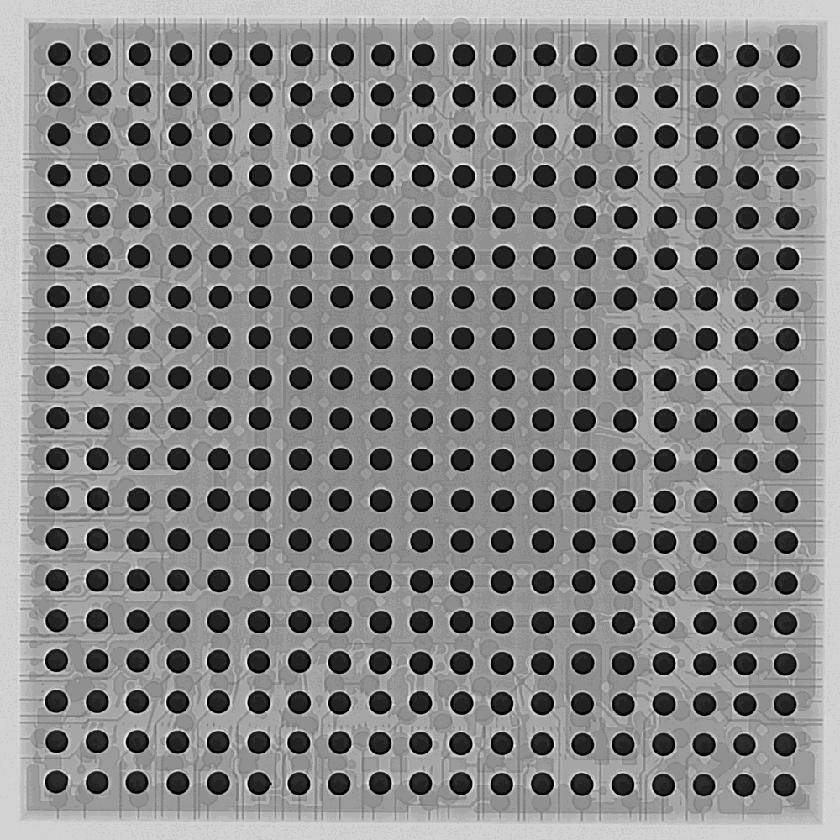
#> input picture Code Notebook/BGA01.tif, 840 x 840 px, shrunk from 1000 x 1000 before the run
$ jupyter execute BGA.ipynb   (older library calls are emulated)
#> lines starting #> are read from the running program, lines starting #| are printed output that depends on the picture; after the words box and inside, x2 and y2 are one past the last pixel; in counts of white or black regions, pixels touching at a corner belong together
[cell 1]
import cv2
import numpy as np
from matplotlib import pyplot as plt
img = cv2.imread("BGA01.tif")
#> img is the input picture: shape (840, 840, 3); min 0, max 23, mean 12
img0 = (img)*10
gray = cv2.cvtColor(img0, cv2.COLOR_BGR2GRAY)
img0 = cv2.GaussianBlur(img0,(5,5),5)
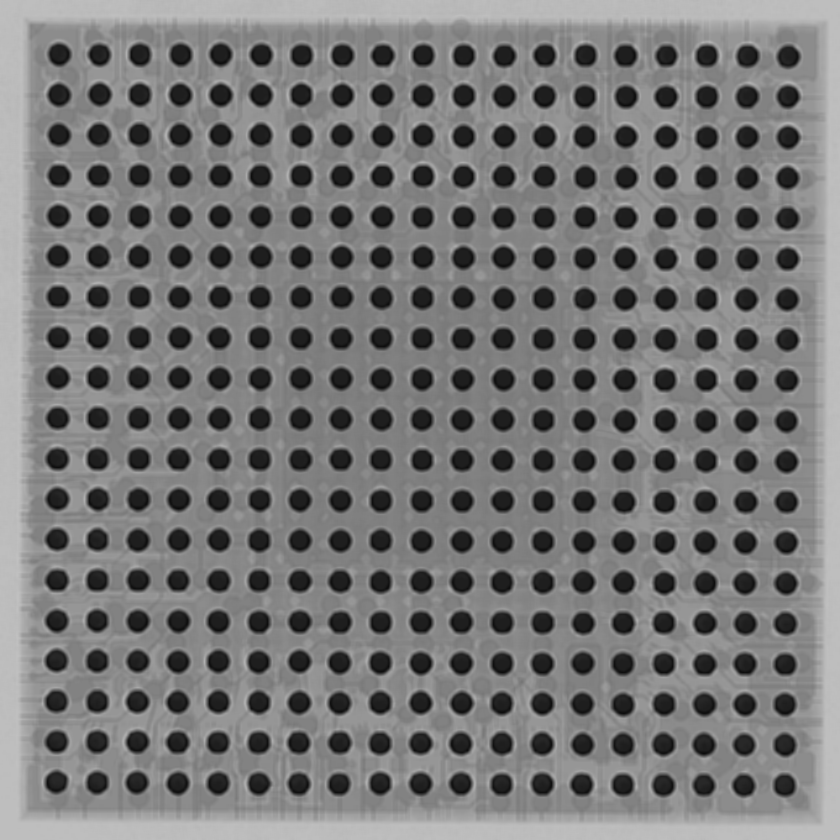
#> img0: shape (840, 840, 3); min 11, max 192, mean 120.5
laplacian = cv2.Laplacian(img0,cv2.CV_64F)
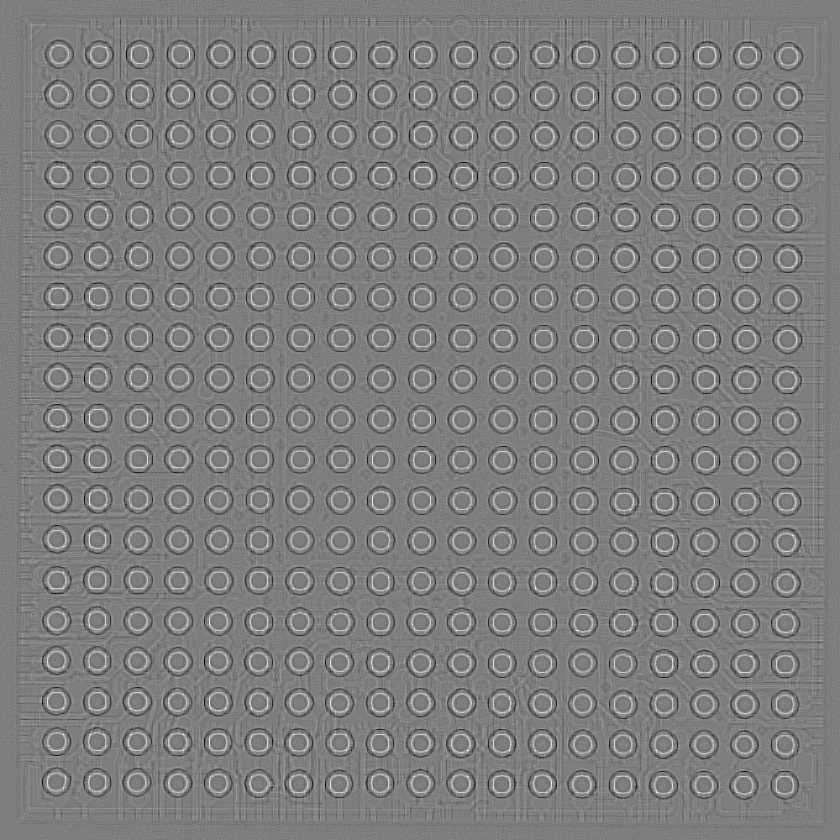
#> laplacian: shape (840, 840, 3) float64; min -48, max 49, mean 0; drawn with min black and max white
gray = cv2.bilateralFilter(gray, 11, 17, 17)
edged = cv2.Canny(gray, 20, 200)
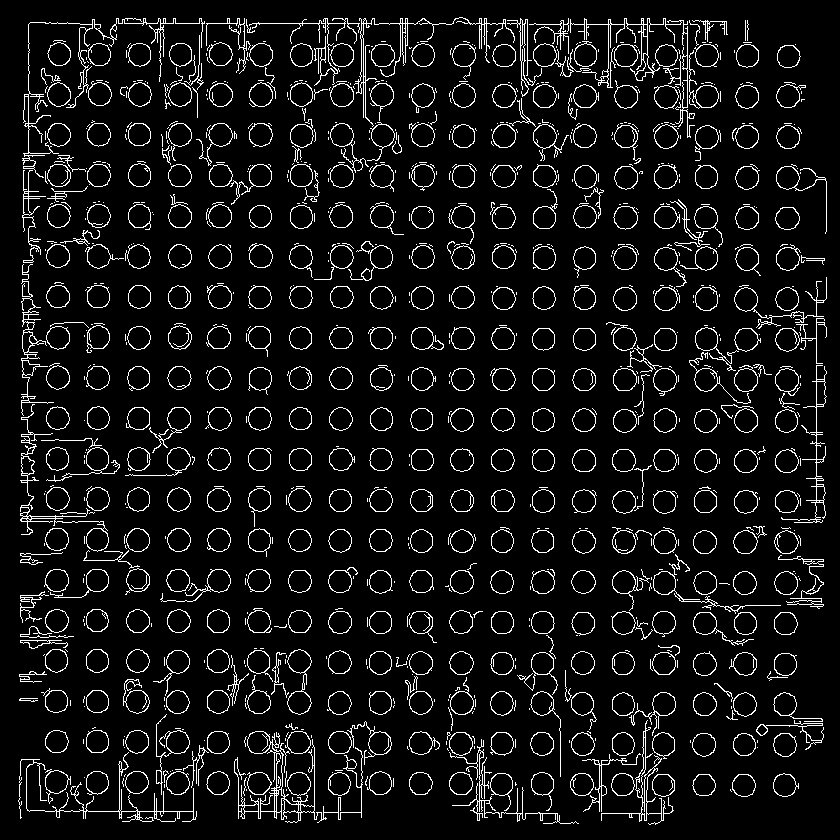
#> edged: shape (840, 840); 7.4% white in thin lines or dots
ret,th1 = cv2.threshold(gray,90,255,cv2.THRESH_BINARY)
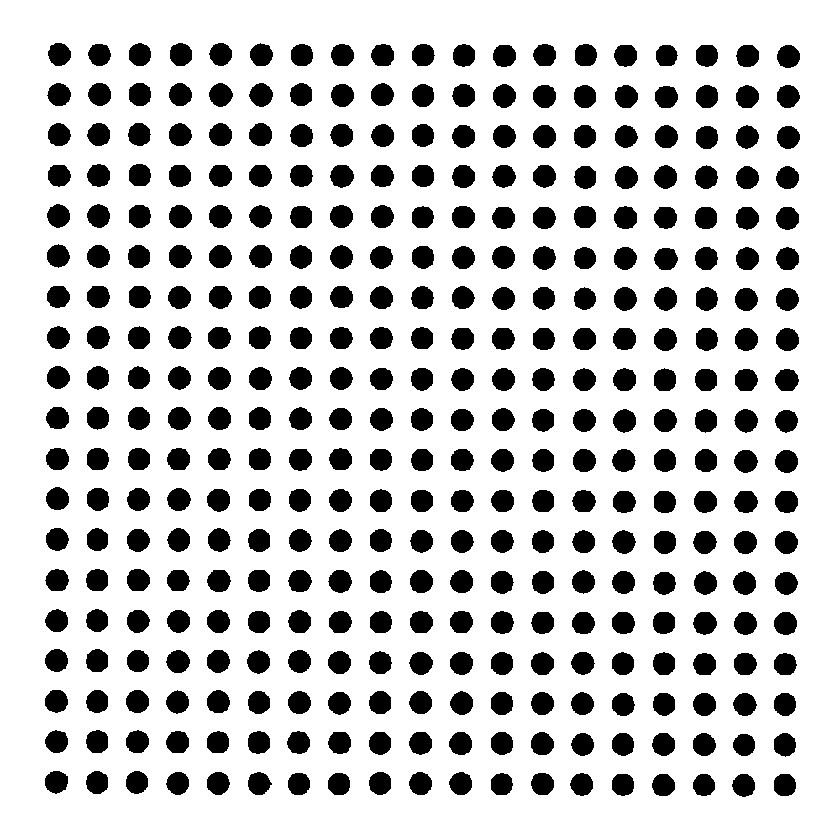
#> th1: shape (840, 840); 79% white; 361 black regions, largest, box (x1, y1, x2, y2) and area: (614, 287, 637, 311) 427, (533, 85, 556, 108) 426, (493, 84, 516, 108) 424
fig, ax = plt.subplots(figsize=(20, 10))
ax.imshow(th1,cmap = 'gray')
r = 15
for i in range(10):
    copy = img0.copy()
    detected_circles = cv2.HoughCircles(th1,
                       cv2.HOUGH_GRADIENT, 1.5, 40, param1 = 100,
                   param2 = 15, minRadius = r-2*(10-i), maxRadius = r+2*(10-i))

    radius = 0
    count = 0
    epsilon = r/10
    # Draw circles that are detected.
    if detected_circles is not None:

        # Convert the circle parameters a, b and r to integers.
        detected_circles = np.around(detected_circles)

        for pt in detected_circles[0, :]:
            a, b, r = pt[0], pt[1], pt[2]

            if a-r > -epsilon and a+r < copy.shape[0]+epsilon and b-r > -epsilon and b+r < copy.shape[1]+epsilon:
                cv2.circle(copy, (a, b), r, (0, 255, 0), 2)
                cv2.circle(copy, (a, b), 1, (0, 0, 255), 3)
                count += 1
                radius += pt[2]
    r = int(radius/count)
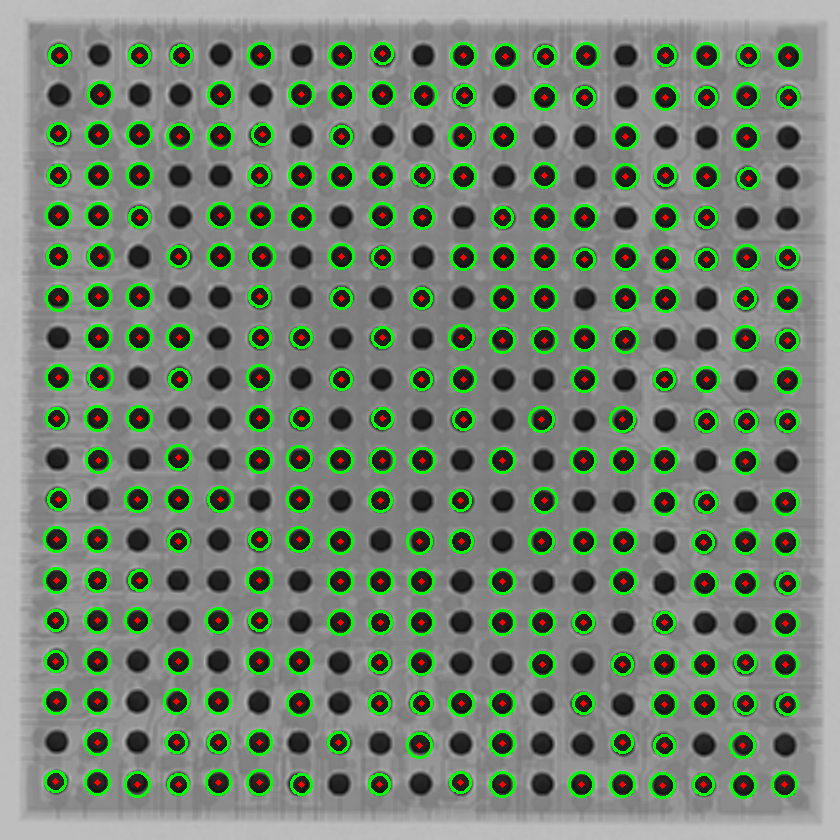
#> copy: shape (840, 840, 3); mean B, G, R 113.4, 132.2, 115.6

fig, ax = plt.subplots(figsize=(20, 10))
ax.imshow(copy,cmap = 'gray')
print(count)
#| 244

$ run again, with Code Notebook/voids02.tif copied over Code Notebook/BGA01.tif
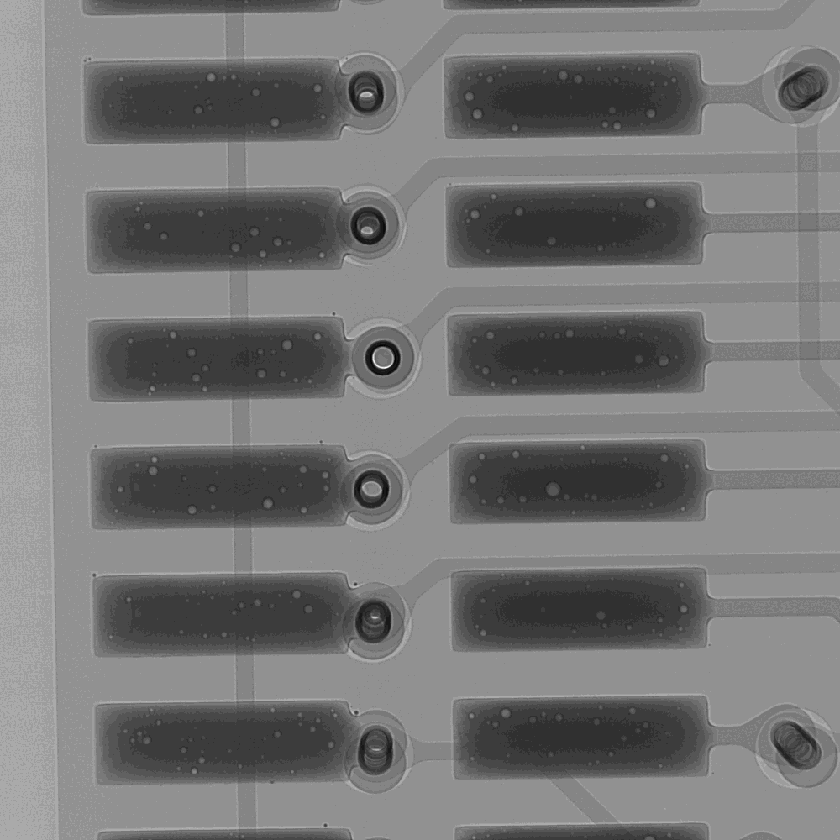
#> input picture Code Notebook/voids02.tif, 840 x 840 px, shrunk from 1000 x 1000 before the run
#> img is the input picture: shape (840, 840, 3); min 0, max 21, mean 9.7
#> `edged = cv2.Canny(gray, 20, 200)`:
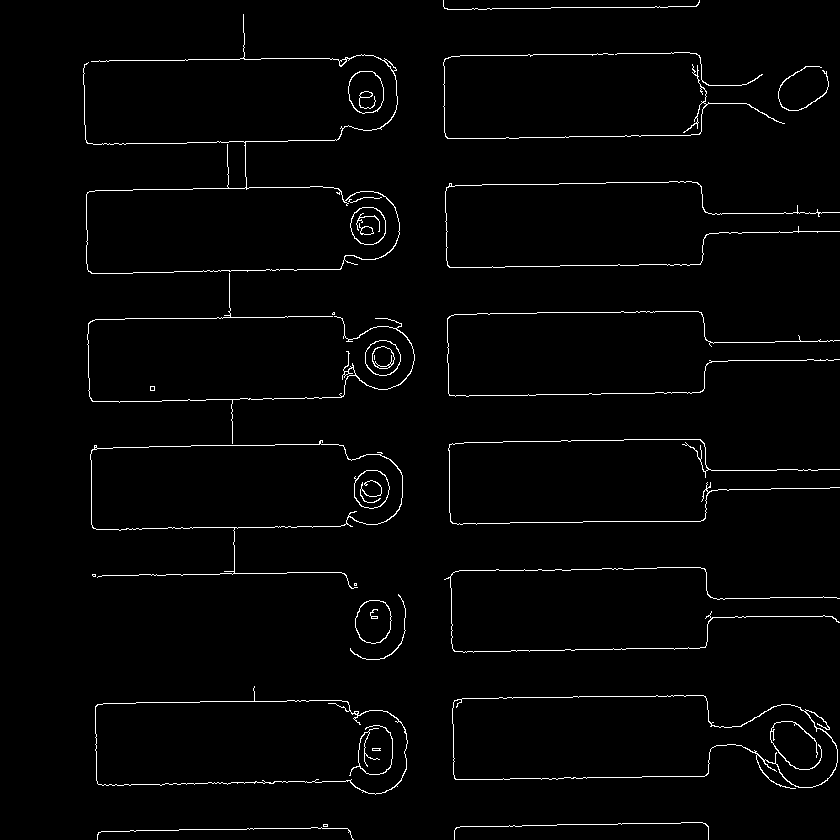
#> edged: shape (840, 840); 1.9% white in thin lines or dots
#> `ret,th1 = cv2.threshold(gray,90,255,cv2.THRESH_BINARY)`:
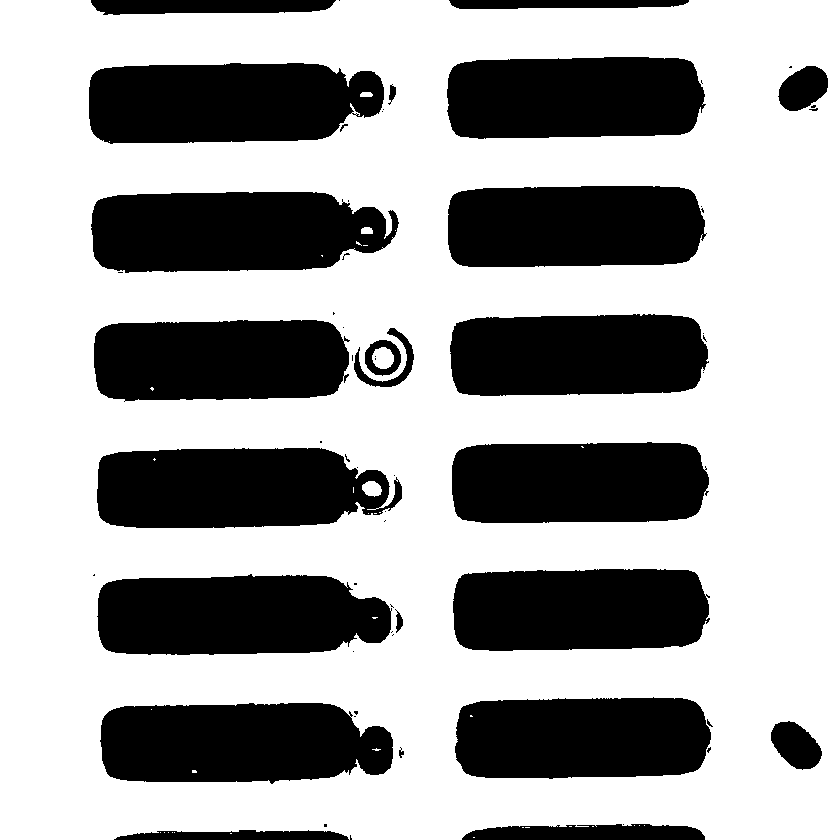
#> th1: shape (840, 840); 64.2% white; 63 black regions (39 under 20 px), largest, box (x1, y1, x2, y2) and area: (91, 192, 399, 273) 20860, (89, 63, 384, 144) 20608, (97, 574, 392, 655) 20470
#> the loop `for i in range(10):` made 10 passes
#> detected_circles on pass 10: [[308, 358, 40], [668, 610, 40], [307, 100, 40]]
#| 3
